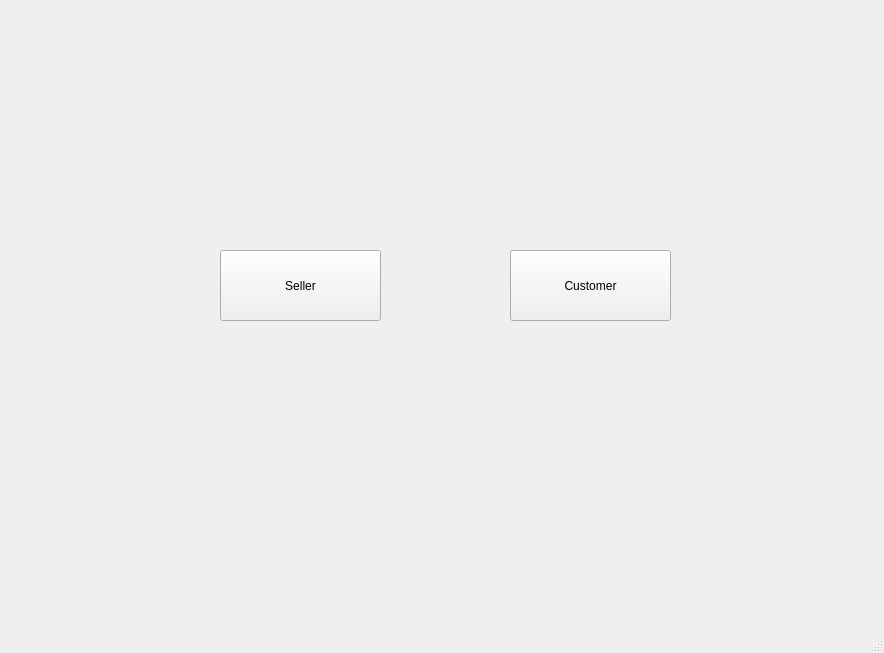
<?xml version="1.0" encoding="UTF-8"?>
<ui version="4.0">
 <class>Buy_sell</class>
 <widget class="QMainWindow" name="Buy_sell">
  <property name="geometry">
   <rect>
    <x>0</x>
    <y>0</y>
    <width>884</width>
    <height>653</height>
   </rect>
  </property>
  <property name="windowTitle">
   <string>Buy_sell</string>
  </property>
  <widget class="QWidget" name="centralwidget">
   <widget class="QPushButton" name="sellerButton">
    <property name="geometry">
     <rect>
      <x>220</x>
      <y>250</y>
      <width>161</width>
      <height>71</height>
     </rect>
    </property>
    <property name="text">
     <string>Seller</string>
    </property>
   </widget>
   <widget class="QPushButton" name="customeButton">
    <property name="geometry">
     <rect>
      <x>510</x>
      <y>250</y>
      <width>161</width>
      <height>71</height>
     </rect>
    </property>
    <property name="text">
     <string>Customer</string>
    </property>
   </widget>
  </widget>
  <widget class="QMenuBar" name="menubar">
   <property name="geometry">
    <rect>
     <x>0</x>
     <y>0</y>
     <width>884</width>
     <height>25</height>
    </rect>
   </property>
  </widget>
  <widget class="QStatusBar" name="statusbar"/>
 </widget>
 <resources/>
 <connections/>
</ui>
